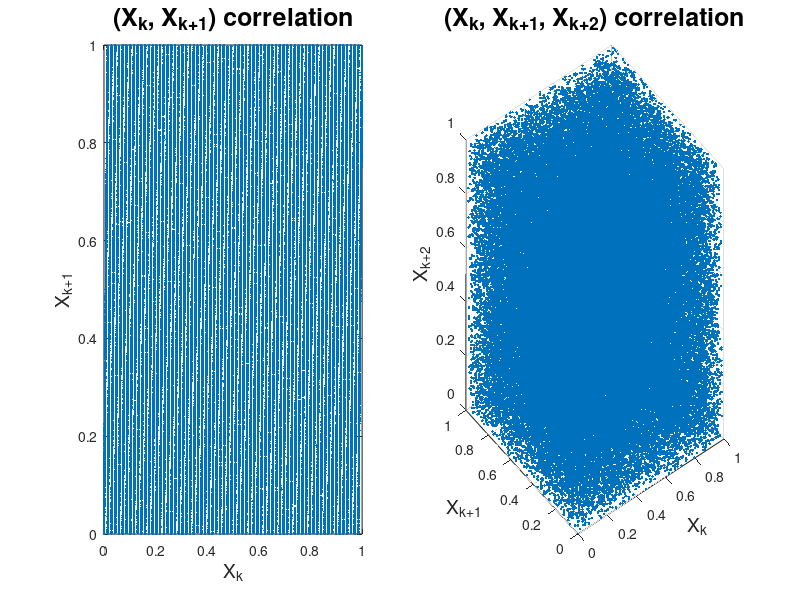

Write the MATLAB code that produced this figure.
% Linear Congruential Generator




close all;
clearvars;
N=100000;
Z=zeros(1,N);
Z(1)=3;
%======= PROVARE CON a=2^16+1 e 2^16+3 =====================
%        | a    | c | M  |
%        | 69   |  1|2^31|      good 2D-3D
%        |2^16+3|  1|2^31|      good 2D-bad 3D
%        |2^16+1|  1|2^31|      bad 2D-bad 3D
%        |2^16  |  1|2^31|      scatter 2D-3D
%        |2^16+1|  1|1024|      line 2D-3D


a = 69;%2^16;     %1229;%  69%2^16+3;%2^16+3;%65539;%1229;%65539;%2^16+3;
c = 1;          %1;%13%0;
M = 2^31;       %2^11;%1024%2^31;%2^31;%2^11;%2^31;

% ========= PRNG ============================================
for i=1:(N-1)
    Z(i+1)=mod((a*Z(i)+c),M);
end
% ===========================================================
X=Z./M;
%X=Z;
subplot(1,2,1)
plot(X(1:(N-1)),X(2:N),'.','MarkerSize',6),grid,
xlabel('X_k','FontSize',14)
ylabel('X_{k+1}','FontSize',14)
title('(X_k, X_{k+1}) correlation','FontSize',18)
subplot(1,2,2)
A=X(1:(N-2));
B=X(2:N-1);
C=X(3:N);
plot3(A,B,C,'.','MarkerSize',6),grid
xlabel('X_k','FontSize',14)
ylabel('X_{k+1}','FontSize',14)
zlabel('X_{k+2}','FontSize',14)

title('(X_k, X_{k+1}, X_{k+2}) correlation','FontSize',18)
% figure
% G=reshape(X,3,N/3);
% G=G';
% plot3(G(:,1),G(:,2),G(:,3),'.')
